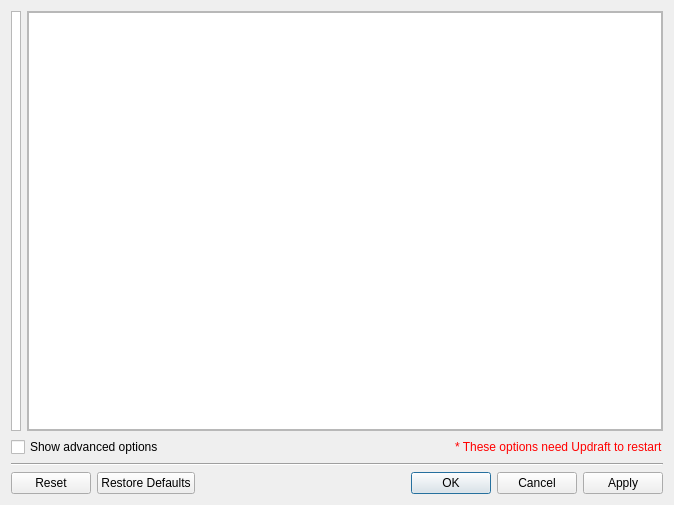
<?xml version="1.0" encoding="UTF-8"?>
<ui version="4.0">
 <class>SettingsDialog</class>
 <widget class="QDialog" name="SettingsDialog">
  <property name="geometry">
   <rect>
    <x>0</x>
    <y>0</y>
    <width>674</width>
    <height>505</height>
   </rect>
  </property>
  <property name="windowTitle">
   <string>Options</string>
  </property>
  <layout class="QVBoxLayout" name="verticalLayout">
   <item>
    <layout class="QHBoxLayout" name="horizontalLayout">
     <property name="spacing">
      <number>6</number>
     </property>
     <property name="sizeConstraint">
      <enum>QLayout::SetDefaultConstraint</enum>
     </property>
     <item>
      <widget class="Updraft::Core::SettingsTopView" name="topView">
       <property name="enabled">
        <bool>true</bool>
       </property>
       <property name="sizePolicy">
        <sizepolicy hsizetype="Preferred" vsizetype="Preferred">
         <horstretch>0</horstretch>
         <verstretch>0</verstretch>
        </sizepolicy>
       </property>
       <property name="minimumSize">
        <size>
         <width>0</width>
         <height>0</height>
        </size>
       </property>
       <property name="maximumSize">
        <size>
         <width>10</width>
         <height>16777215</height>
        </size>
       </property>
       <property name="baseSize">
        <size>
         <width>0</width>
         <height>0</height>
        </size>
       </property>
       <property name="editTriggers">
        <set>QAbstractItemView::NoEditTriggers</set>
       </property>
       <property name="resizeMode">
        <enum>QListView::Fixed</enum>
       </property>
       <property name="viewMode">
        <enum>QListView::ListMode</enum>
       </property>
      </widget>
     </item>
     <item>
      <widget class="QScrollArea" name="scrollArea">
       <property name="widgetResizable">
        <bool>true</bool>
       </property>
       <widget class="QWidget" name="scrollAreaWidgetContents">
        <property name="geometry">
         <rect>
          <x>0</x>
          <y>0</y>
          <width>636</width>
          <height>411</height>
         </rect>
        </property>
        <property name="sizePolicy">
         <sizepolicy hsizetype="Preferred" vsizetype="Preferred">
          <horstretch>0</horstretch>
          <verstretch>0</verstretch>
         </sizepolicy>
        </property>
        <layout class="QVBoxLayout" name="verticalLayout_2">
         <property name="margin">
          <number>0</number>
         </property>
         <item>
          <widget class="Updraft::Core::SettingsBottomView" name="bottomView"/>
         </item>
        </layout>
       </widget>
      </widget>
     </item>
    </layout>
   </item>
   <item>
    <layout class="QHBoxLayout" name="horizontalLayout_2">
     <item>
      <widget class="QCheckBox" name="showHidden">
       <property name="text">
        <string>Show advanced options</string>
       </property>
      </widget>
     </item>
     <item>
      <spacer name="horizontalSpacer">
       <property name="orientation">
        <enum>Qt::Horizontal</enum>
       </property>
       <property name="sizeHint" stdset="0">
        <size>
         <width>40</width>
         <height>20</height>
        </size>
       </property>
      </spacer>
     </item>
     <item>
      <widget class="QLabel" name="restartNeededLabel">
       <property name="enabled">
        <bool>true</bool>
       </property>
       <property name="styleSheet">
        <string notr="true">color: rgb(255, 0, 0);
</string>
       </property>
       <property name="frameShape">
        <enum>QFrame::NoFrame</enum>
       </property>
       <property name="frameShadow">
        <enum>QFrame::Plain</enum>
       </property>
       <property name="lineWidth">
        <number>0</number>
       </property>
       <property name="text">
        <string>* These options need Updraft to restart</string>
       </property>
      </widget>
     </item>
    </layout>
   </item>
   <item>
    <widget class="Line" name="line">
     <property name="orientation">
      <enum>Qt::Horizontal</enum>
     </property>
    </widget>
   </item>
   <item>
    <widget class="QDialogButtonBox" name="buttonBox">
     <property name="orientation">
      <enum>Qt::Horizontal</enum>
     </property>
     <property name="standardButtons">
      <set>QDialogButtonBox::Apply|QDialogButtonBox::Cancel|QDialogButtonBox::Ok|QDialogButtonBox::Reset|QDialogButtonBox::RestoreDefaults</set>
     </property>
     <property name="centerButtons">
      <bool>false</bool>
     </property>
    </widget>
   </item>
  </layout>
 </widget>
 <customwidgets>
  <customwidget>
   <class>Updraft::Core::SettingsTopView</class>
   <extends>QListView</extends>
   <header>ui/settingstopview.h</header>
  </customwidget>
  <customwidget>
   <class>Updraft::Core::SettingsBottomView</class>
   <extends>QListView</extends>
   <header>ui/settingsbottomview.h</header>
  </customwidget>
 </customwidgets>
 <resources/>
 <connections>
  <connection>
   <sender>buttonBox</sender>
   <signal>accepted()</signal>
   <receiver>SettingsDialog</receiver>
   <slot>accept()</slot>
   <hints>
    <hint type="sourcelabel">
     <x>248</x>
     <y>254</y>
    </hint>
    <hint type="destinationlabel">
     <x>157</x>
     <y>274</y>
    </hint>
   </hints>
  </connection>
  <connection>
   <sender>buttonBox</sender>
   <signal>rejected()</signal>
   <receiver>SettingsDialog</receiver>
   <slot>reject()</slot>
   <hints>
    <hint type="sourcelabel">
     <x>316</x>
     <y>260</y>
    </hint>
    <hint type="destinationlabel">
     <x>286</x>
     <y>274</y>
    </hint>
   </hints>
  </connection>
 </connections>
</ui>
